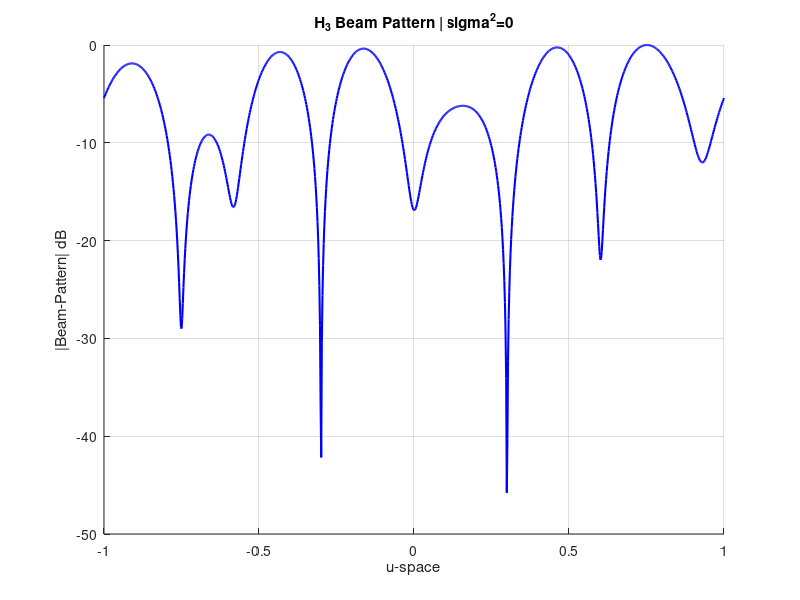

MATLAB code to generate this figure: (Note: this script raises an error after producing the figure.)
clc; clear; close all;

N   = 10;
d   = 0.5;
n   = (-(N-1)/2 : (N-1)/2)';
u   = linspace(-1, 1, 1000);

vs = @(u0) exp(1j*2*pi*d*n*u0);
BP = @(w0, u_arr) abs(exp(-1j*2*pi*d * u_arr(:) * n') * w0);

% Signal correlation matrix
S_F = [1.0 0.5 0.2;
       0.5 1.0 0.5;
       0.2 0.5 1.0];

% Scenarios: each row = [u_f1, u_f2, u_f3]
% f3 is always broadside (u=0), f1/f2 are interferers
ufi = [-0.3,  0.3,  0.0;
       -0.18, 0.18, 0.0;
       -0.02, 0.02, 0.0];

% Noise levels
sigma_w2 = [0, 10^(-20/10)]; 

% Build manifold matrices V(:,:,i) for each scenario
V = zeros(N, 3, 3);
for i = 1:3
    for k = 1:3
        V(:,k,i) = vs(ufi(i,k));
    end
end

colors    = {'b','r','k'};
noise_lbl = {'sigma^2=0', 'sigma^2=-20dB'};

for k = 1:2   % noise case
    S_n = sigma_w2(k) * eye(N);
    figure(); hold on; grid on;
    title(sprintf('H_3 Beam Pattern | %s', noise_lbl{k}));
    xlabel('u-space'); ylabel('|Beam-Pattern| dB');

    for i = 1:3   % scenario u_fi = .3 or .18 or .02
        R_x = V(:,:,i) * S_F * V(:,:,i)' + S_n;   % [N x N]
        H0  = S_F * V(:,:,i)' / R_x;            % [3 x N]
        H3  = H0(3,:).';                      % [N x 1] weights for f3

        bp = BP(H3, u);
        bp_n = bp / max(bp);
        bp_dB = 20*log10(bp_n);

        plot(u, bp_dB, colors{i}, 'LineWidth', 1.5, ...
             'DisplayName', sprintf('Beam-Pattern for u_{f1,2}=\\pm%.2f', abs(ufi(i,1))));

        % Mark interferer and desired locations
        xline(ufi(i,1), '--', 'Color', colors{i}, 'Alpha', 0.4, ...
            'DisplayName', sprintf('u_{f1}=%.2f', ufi(i,1)));
        xline(ufi(i,2), '--', 'Color', colors{i}, 'Alpha', 0.4, ...
            'DisplayName', sprintf('u_{f2}=%.2f', ufi(i,2)));
    end
    xline(0, 'k:', 'LineWidth', 1.5, 'DisplayName', 'u_0=0 (desired)');
    ylim([-60 0]); legend('Location','southeast');
end
